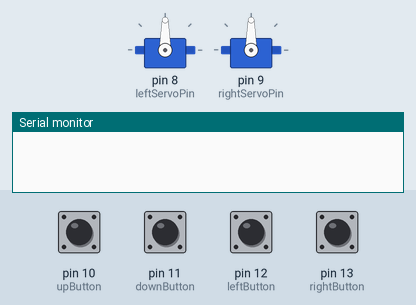
A sketch run on a simulated Arduino Uno, built with avr-gcc and run on an emulated ATmega328P. Shown: 2 × servo, the last lines printed to the serial monitor. Inputs (shaded band) come from the test bench; at power-on: pin 10 (upButton), pin 11 (downButton), pin 12 (leftButton), pin 13 (rightButton) HIGH.

Above: at 3.2 s.
3.3 s: pin 10 (upButton) pulled LOW for 1 s
At 5.1 s:
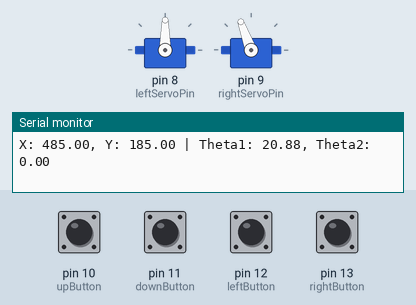
6.0 s: pin 12 (leftButton) pulled LOW for 1 s
At 8.3 s:
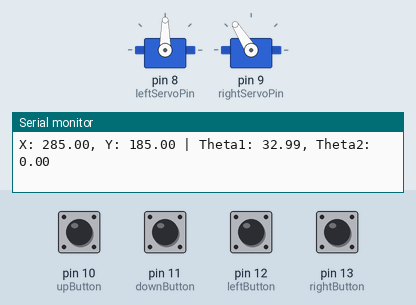
8.7 s: pin 10 (upButton) pulled LOW for 1 s
At 10.4 s:
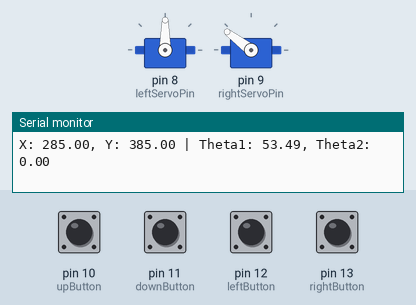
11.4 s: pin 12 (leftButton) pulled LOW for 1 s
At 13.7 s:
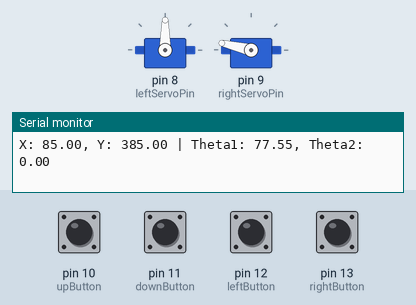
14.1 s: pin 12 (leftButton) pulled LOW for 1 s
At 15.1 s:
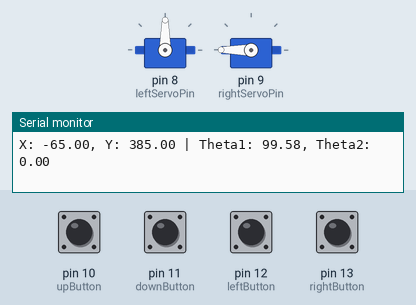
16.6 s: pin 13 (rightButton) pulled LOW for 1 s
At 18.8 s:
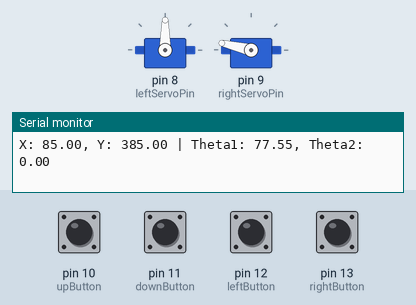
Timing chart, 0 to 20.3 s (numbered marks = the images above; inputs shaded):
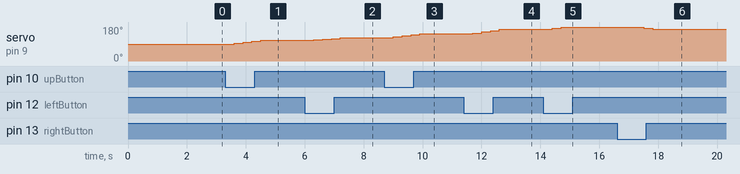

The sketch:

workingButtons2.0.ino
```cpp
#include <Servo.h>
#include <math.h>

Servo lServo;
Servo rServo;

// Arm dimensions (adjust to your actual hardware)
float l1 = 90.0; // Length of first link in mm
float l2 = 110.0; // Length of second link in mm

// Current target coordinates (starting "neutral" point)
float x = 485;
float y = -15;

// Boundaries for safe operation
float xmin = -800;
float xmax = 800;
float ymin = -800;
float ymax = 800;

#define leftButton 12
#define rightButton 13
#define upButton 10
#define downButton 11

#define leftServoPin 8
#define rightServoPin 9

void setup() {
  lServo.attach(leftServoPin);
  rServo.attach(rightServoPin);

  pinMode(leftButton, INPUT_PULLUP);
  pinMode(rightButton, INPUT_PULLUP);
  pinMode(upButton, INPUT_PULLUP);
  pinMode(downButton, INPUT_PULLUP);

  lServo.write(90); // Neutral position
  rServo.write(90);
  delay(2000);

  Serial.begin(9600);
}

void loop() {
  bool moved = false;

  if (digitalRead(leftButton) == LOW) {
    x -= 50; // move left
    moved = true;
    delay(300);
  }
  if (digitalRead(rightButton) == LOW) {
    x += 50; // move right
    moved = true;
    delay(300);
  }
  if (digitalRead(upButton) == LOW) {
    y += 50; // move up
    moved = true;
    delay(300);
  }
  if (digitalRead(downButton) == LOW) {
    y -= 50; // move down
    moved = true;
    delay(300);
  }

  // Constrain within bounds
  x = constrain(x, xmin, xmax);
  y = constrain(y, ymin, ymax);

  if (moved) {
    calculateAndMove(x, y);
  }
}

void calculateAndMove(float xc, float yc) {
  float d = sqrt(xc * xc + yc * yc);

  // Check if the target is reachable
  // if (d > (l1 + l2)) {
  //   Serial.println("Target out of reach.");
  //   return;
  // }

  // Law of cosines
  float cosAngle2 = (xc*xc + yc*yc - l1*l1 - l2*l2) / (2 * l1 * l2);
  cosAngle2 = constrain(cosAngle2, -1.0, 1.0); // Safety

  float angle2 = acos(cosAngle2);
  float angle1 = atan2(yc, xc) - atan2(l2 * sin(angle2), l1 + l2 * cos(angle2));

  // Convert to degrees
  float servoLeftAngle = degrees(angle1);
  float servoRightAngle = degrees(angle2);

  Serial.print("X: "); Serial.print(xc);
  Serial.print(", Y: "); Serial.print(yc);
  Serial.print(" | Theta1: "); Serial.print(servoLeftAngle);
  Serial.print(", Theta2: "); Serial.println(servoRightAngle);

  // Map angles to servo range if needed
  lServo.write(servoRightAngle + 90);  // Offset if your servo zero is not perfectly aligned
  rServo.write(servoLeftAngle + 90);
}
```

Measured:
- after the input at 3.3 s, servo on pin 9 (rightServoPin): 90° → 94° after 0.30 s, → 99° 0.30 s later, → 105° 0.30 s later, → 110° 0.30 s later
- after the input at 6.0 s, servo on pin 9 (rightServoPin): 110° → 113° after 0.30 s, → 115° 0.30 s later, → 118° 0.30 s later, → 122° 0.30 s later
- after the input at 8.7 s, servo on pin 9 (rightServoPin): 122° → 129° after 0.30 s, → 135° 0.30 s later, → 139° 0.30 s later, → 143° 0.30 s later
- after the input at 11.4 s, servo on pin 9 (rightServoPin): 143° → 148° after 0.30 s, → 154° 0.30 s later, → 160° 0.30 s later, → 167° 0.30 s later
- after the input at 14.1 s, servo on pin 9 (rightServoPin): 167° → 174° after 0.30 s, → 180° 0.30 s later
- after the input at 16.6 s, servo on pin 9 (rightServoPin): 180° → 174° after 0.91 s, → 167° 0.30 s later
